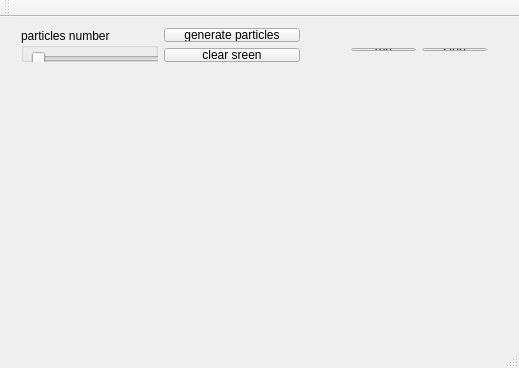
<?xml version="1.0" encoding="UTF-8"?>
<ui version="4.0">
 <class>MainWindow</class>
 <widget class="QMainWindow" name="MainWindow">
  <property name="geometry">
   <rect>
    <x>0</x>
    <y>0</y>
    <width>519</width>
    <height>368</height>
   </rect>
  </property>
  <property name="windowTitle">
   <string>MainWindow</string>
  </property>
  <widget class="QWidget" name="centralWidget">
   <widget class="DrawWidget" name="canvas" native="true">
    <property name="geometry">
     <rect>
      <x>10</x>
      <y>70</y>
      <width>501</width>
      <height>241</height>
     </rect>
    </property>
   </widget>
   <widget class="QWidget" name="layoutWidget">
    <property name="geometry">
     <rect>
      <x>10</x>
      <y>0</y>
      <width>301</width>
      <height>56</height>
     </rect>
    </property>
    <layout class="QHBoxLayout" name="horizontalLayout">
     <item>
      <widget class="QGroupBox" name="groupBox">
       <property name="title">
        <string>particles number</string>
       </property>
       <widget class="QSlider" name="particlesCount">
        <property name="geometry">
         <rect>
          <x>10</x>
          <y>20</y>
          <width>131</width>
          <height>22</height>
         </rect>
        </property>
        <property name="orientation">
         <enum>Qt::Horizontal</enum>
        </property>
       </widget>
      </widget>
     </item>
     <item>
      <layout class="QVBoxLayout" name="verticalLayout">
       <item>
        <widget class="QPushButton" name="generateButton">
         <property name="text">
          <string>generate particles</string>
         </property>
        </widget>
       </item>
       <item>
        <widget class="QPushButton" name="clearButton">
         <property name="text">
          <string>clear sreen</string>
         </property>
        </widget>
       </item>
      </layout>
     </item>
    </layout>
   </widget>
   <widget class="QWidget" name="layoutWidget">
    <property name="geometry">
     <rect>
      <x>340</x>
      <y>20</y>
      <width>158</width>
      <height>25</height>
     </rect>
    </property>
    <layout class="QHBoxLayout" name="horizontalLayout_2">
     <item>
      <widget class="QPushButton" name="runButton">
       <property name="text">
        <string>run</string>
       </property>
      </widget>
     </item>
     <item>
      <widget class="QPushButton" name="stopButton">
       <property name="text">
        <string>stop</string>
       </property>
      </widget>
     </item>
    </layout>
   </widget>
  </widget>
  <widget class="QMenuBar" name="menuBar">
   <property name="geometry">
    <rect>
     <x>0</x>
     <y>0</y>
     <width>519</width>
     <height>21</height>
    </rect>
   </property>
  </widget>
  <widget class="QToolBar" name="mainToolBar">
   <attribute name="toolBarArea">
    <enum>TopToolBarArea</enum>
   </attribute>
   <attribute name="toolBarBreak">
    <bool>false</bool>
   </attribute>
  </widget>
  <widget class="QStatusBar" name="statusBar"/>
 </widget>
 <layoutdefault spacing="6" margin="11"/>
 <customwidgets>
  <customwidget>
   <class>DrawWidget</class>
   <extends>QWidget</extends>
   <header>drawwidget.h</header>
   <container>1</container>
  </customwidget>
 </customwidgets>
 <resources/>
 <connections/>
</ui>
